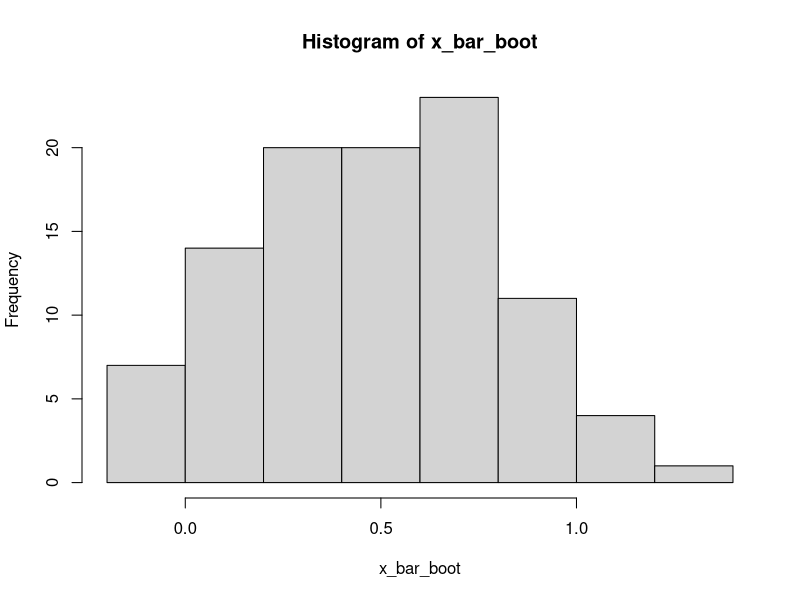
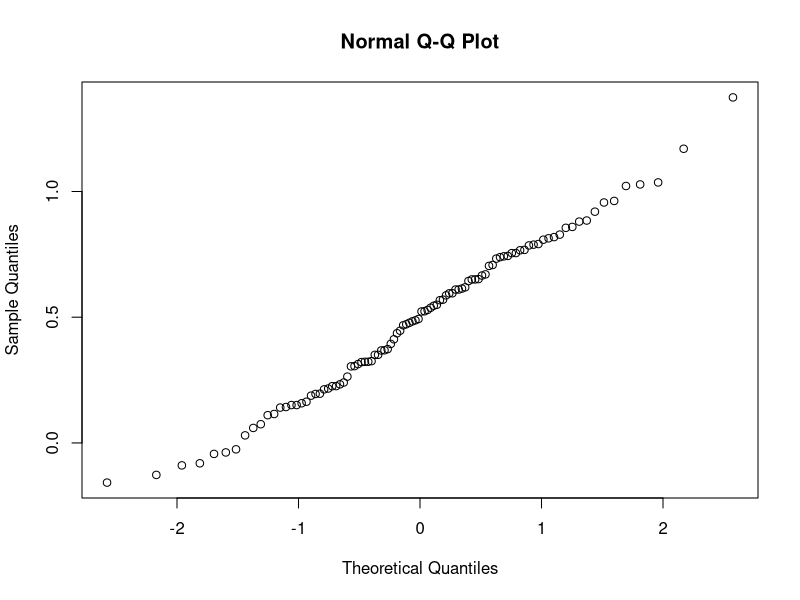

Recreate these plots in R, in order.
# bootstrap nonpar (tanpa asumsi distribusi)
x = c(1:5)
x
n = length(x)
B = 10

x_star = NULL
for (i in 1:8) {
  x_star = cbind(x_star, sample(x, n, replace = TRUE))
}
x_star

x_boot = matrix(0, 1, 8) 
for (i in 1:8) {
  x_boot[,i] = mean(x_star[,i])
}
x_boot


# bootstrap parametrik (dengan asumsi distribusi rnorm)
n = 10
x = rnorm(n, mean = 0, sd = 1)
x_bar = mean(x)
var_x = var(x)
sd_x = sd(x)
B2 = 100
x_bar_boot = vector()
for (i in 1:B2) {
  x_boot = sample(x, n, replace = TRUE)
  x_bar_boot[i] = mean(x_boot)
}

x_bar_boot

hist(x_bar_boot)
qqnorm(x_bar_boot)
